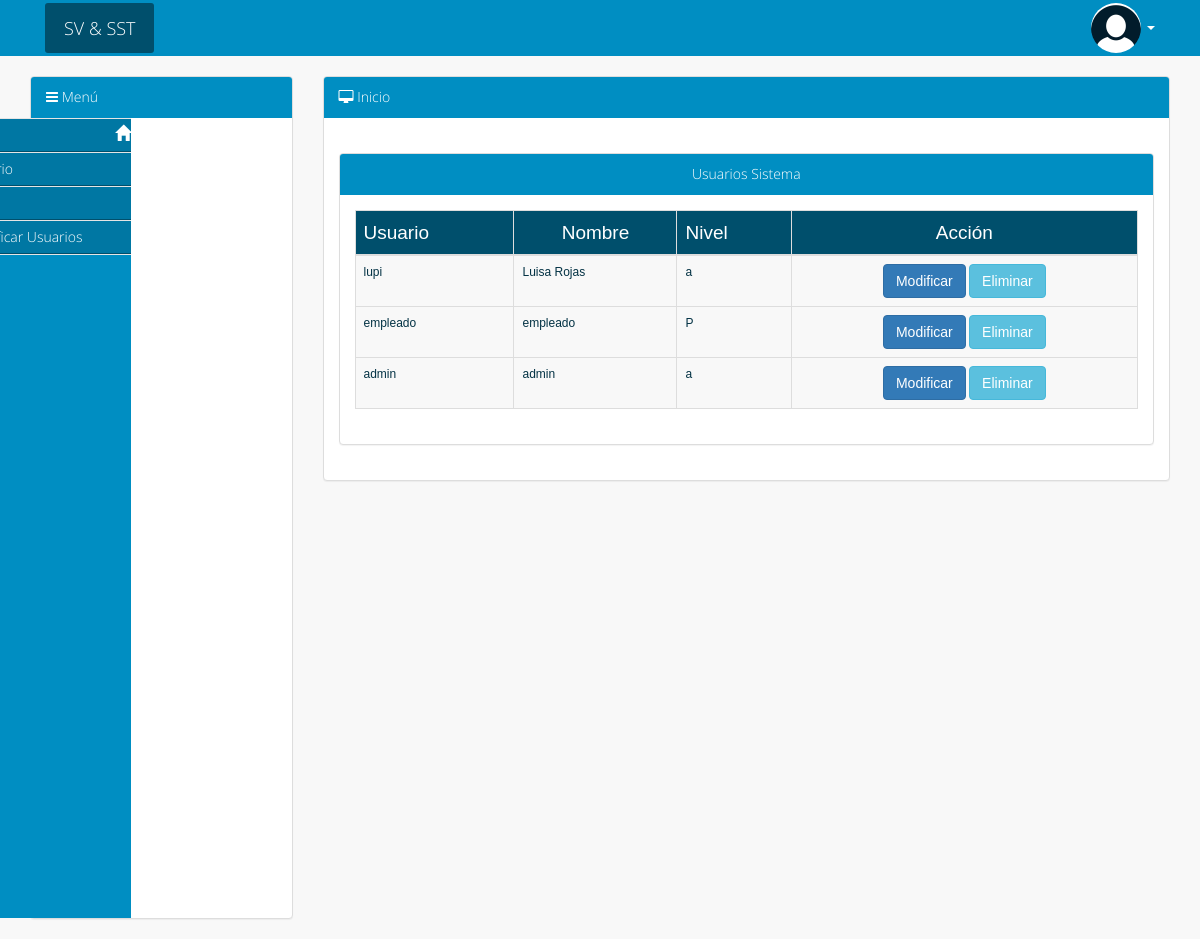
The page /Admin/usuario_modificar.php (signed in) on the database its author committed.
### tables this page shows
CREATE TABLE `usuario` (
  `idusuario` int(11) NOT NULL,
  `usuario` varchar(80) NOT NULL,
  `nombre` varchar(80) NOT NULL,
  `contra` varchar(40) NOT NULL,
  `nivel` varchar(2) NOT NULL,
  `ip` varchar(15) DEFAULT NULL,
  `ultacces` datetime DEFAULT NULL
);

### Admin/usuario_modificar.php (the view, shortened to what this page needs)
<?php
	include("../Connections/conexion.php");
    $total = "SELECT * FROM usuario";
    $result = $mysqli->query($total);
    $existe = $result && $result->num_rows > 0;
?>
<html>
<head>
    <link rel="stylesheet" type="text/css" href="css/tablamodificar.css">
    <link rel="stylesheet" type="text/css" href="css/titulos.css">
    <link rel="stylesheet" type="text/css" href="css/busqueda.css">
    <link href="css/bootstrap.min.css" rel="stylesheet">
    <link href="css/font-awesome.min.css" rel="stylesheet">
    <link href="css/animate.css" rel="stylesheet">
    <link href="css/responsive.css" rel="stylesheet">
    <link href="css/saphv2.css" rel="stylesheet">
</head>
<body >
	<?php include('include/header.php'); ?>
    <div class="container">
    <div class="row">
	<?php include('include/menu_adm.php'); ?>
	<div class="col-md-9">
    <div class="panel panel-default">
    <div class="panel-heading"><i class="fa fa-desktop"></i> Inicio</div>
	<div class="panel-body">
    <br>
    <div class="panel panel-default">
        <div class="panel-heading">
        <center>Usuarios Sistema</center>
        </div>
        <div class="panel-body">
         <?php if ($existe): ?>
        <div class="table-responsive">
        	<table class="table table-striped table-bordered table-hover" id="dataTables-example">
                <thead>
                    <tr>
                                        <th>Usuario</th>
                                        <th><center>Nombre</center></th>
                                        <th>Nivel</th>
                                        <th><center>Acci&oacute;n</center></th>
                    </tr>
                </thead>
                <tbody>
                    <?php
                     $result = $mysqli->query($total);
                     while ( $row_total= $result->fetch_assoc()): ?>
                    <tr class="odd gradeX">
                        <td><?php echo $row_total['usuario']; ?></td>
                        <td><?php echo $row_total['nombre']; ?></td>
                        <td><?php echo $row_total['nivel']; ?></td>
                        <td>
                        <center>
                      <a href='usuario_modificar2.php?user=<?php echo $row_total['idusuario']; ?>' class="btn btn-primary">Modificar</a>
                      <a href='usuario_eliminar.php?user=<?php echo $row_total['idusuario']; ?>'class="btn btn-info" onClick="return confirmar()">Eliminar</a>
                      </center>
                        </td>
                        <?php       endwhile; ?>
                </tbody>
            </table>
        </div>
		<?php else: ?>
            <center><h3>No hay usuarios</h3></center>
            <?php endif; ?>
        </div></div></div>
    </div>
    </div>
    </div>
    </div>
  </body>
</html>

### Admin/css/tablamodificar.css (style rules this page uses)
table { font-family:Arial, Helvetica, sans-serif; font-size: 12px; margin:0px; width:90%; text-align: left; border-collapse: collapse; }
th { font-size: 19px; font-weight: normal; padding: 8px; background:#004f6c; border-top: 4px solid #006; border-bottom: 1px solid #006; color: #fff; }
td { padding: 8px; background:#f8f8f8; border-bottom: 1px solid #006; color: #033244; border-top: 1px solid transparent; }

### Admin/css/saphv2.css (style rules this page uses)
body { background: #f8f8f8; font-family: 'Open Sans', sans-serif; font-weight: 300; }
.panel-default>.panel-heading { color: #FFF; background-color: #008EC2; border-color: #008EC2; }

### rows shown on the page
usuario: usuario "lupi", nombre "Luisa Rojas", nivel "a"
usuario: usuario "empleado", nombre "empleado", nivel "P"
usuario: usuario "admin", nombre "admin", nivel "a"
